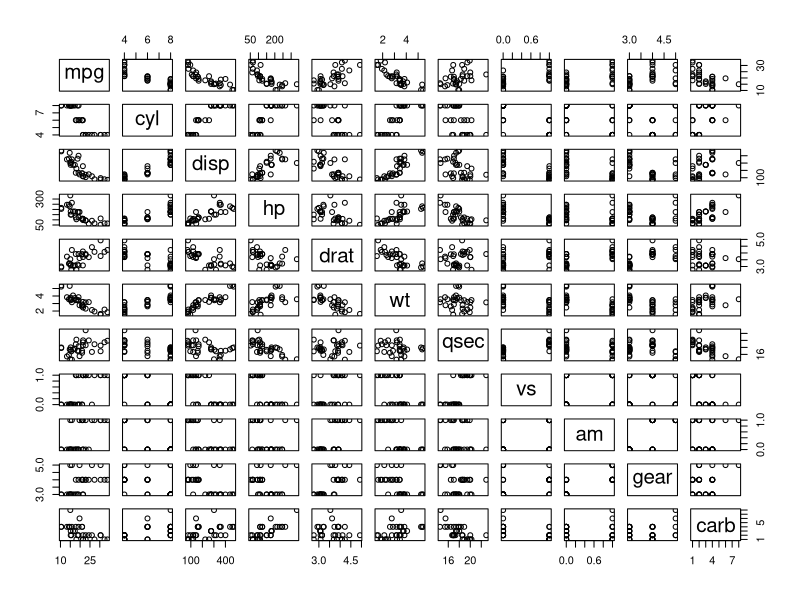
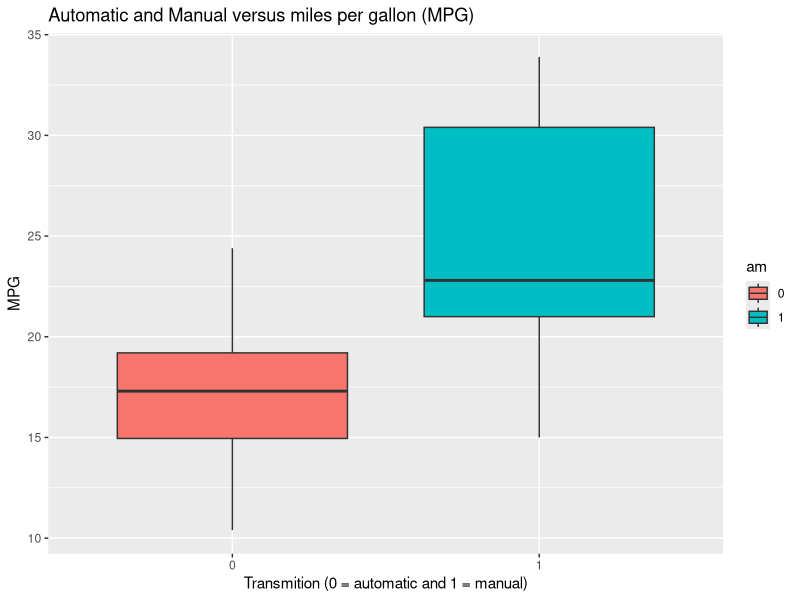
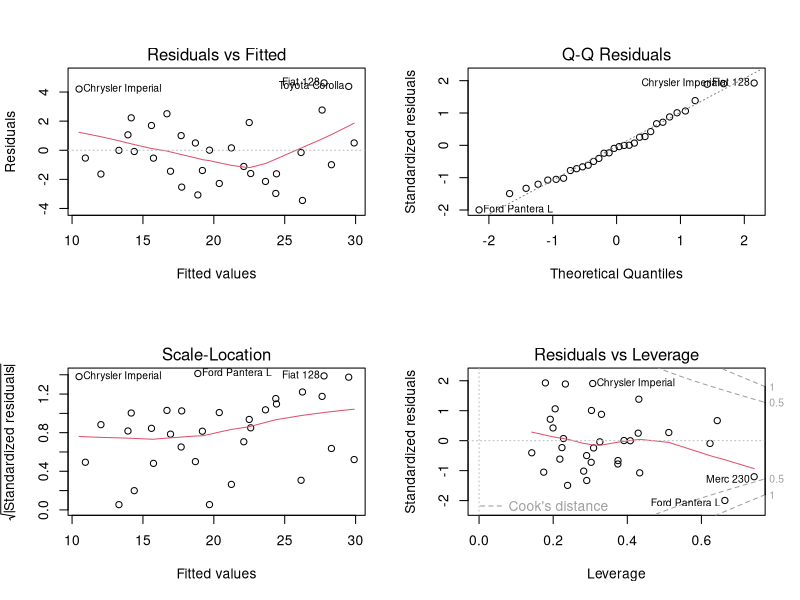

The R script that drew these images, in order:
## ---- chunk 1
library(ggplot2)
library(dplyr)
## ---- chunk 2
df <- mtcars
pairs(~., df)
df$am <- as.factor(df$am)
ggplot(df, aes(x=am, y=mpg)) +geom_boxplot(aes(fill=am)) +
  labs(title = "Automatic and Manual versus miles per gallon (MPG)") + xlab("Transmition (0 = automatic and 1 = manual)") +
  ylab("MPG")
## ---- chunk 3
auto <- df %>% select(mpg, am) %>% filter(am == "0")
man <- df %>% select(mpg, am) %>% filter(am == "1")
t.test(auto$mpg, man$mpg)
## ---- chunk 4
fit <- lm(mpg~am, df)
summary(fit)
## ---- chunk 5
fit2 <- lm(mpg~., df)
summary(fit2)
## ---- chunk 6
par(mfrow = c(2,2))
plot(fit2)
